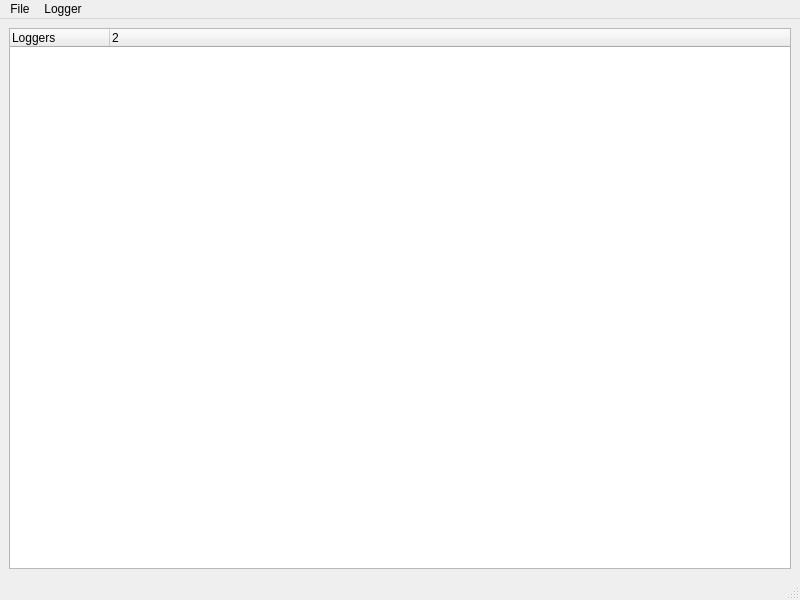
<?xml version="1.0" encoding="UTF-8"?>
<ui version="4.0">
 <class>main_ui</class>
 <widget class="QMainWindow" name="main_ui">
  <property name="geometry">
   <rect>
    <x>0</x>
    <y>0</y>
    <width>800</width>
    <height>600</height>
   </rect>
  </property>
  <property name="windowTitle">
   <string>Configure Chucho</string>
  </property>
  <property name="windowIcon">
   <iconset>
    <normaloff>:chucho/itzcuintli.ico</normaloff>:chucho/itzcuintli.ico</iconset>
  </property>
  <widget class="QWidget" name="centralwidget">
   <layout class="QGridLayout" name="gridLayout">
    <item row="0" column="0">
     <widget class="QTreeWidget" name="logger_win">
      <property name="animated">
       <bool>true</bool>
      </property>
      <property name="columnCount">
       <number>2</number>
      </property>
      <column>
       <property name="text">
        <string>Loggers</string>
       </property>
      </column>
      <column>
       <property name="text">
        <string/>
       </property>
      </column>
     </widget>
    </item>
   </layout>
  </widget>
  <widget class="QMenuBar" name="menubar">
   <property name="geometry">
    <rect>
     <x>0</x>
     <y>0</y>
     <width>800</width>
     <height>22</height>
    </rect>
   </property>
   <widget class="QMenu" name="file_menu">
    <property name="title">
     <string>File</string>
    </property>
    <addaction name="open_action"/>
    <addaction name="save_action"/>
    <addaction name="separator"/>
    <addaction name="exit_action"/>
   </widget>
   <widget class="QMenu" name="logger_menu">
    <property name="title">
     <string>Logger</string>
    </property>
    <addaction name="add_logger_action"/>
    <addaction name="remove_logger_action"/>
   </widget>
   <addaction name="file_menu"/>
   <addaction name="logger_menu"/>
  </widget>
  <widget class="QStatusBar" name="statusbar"/>
  <action name="exit_action">
   <property name="text">
    <string>Exit</string>
   </property>
  </action>
  <action name="add_logger_action">
   <property name="text">
    <string>Add...</string>
   </property>
  </action>
  <action name="remove_logger_action">
   <property name="enabled">
    <bool>false</bool>
   </property>
   <property name="text">
    <string>Remove..</string>
   </property>
  </action>
  <action name="edit_action">
   <property name="enabled">
    <bool>false</bool>
   </property>
   <property name="text">
    <string>Edit...</string>
   </property>
  </action>
  <action name="open_action">
   <property name="text">
    <string>Open...</string>
   </property>
  </action>
  <action name="save_action">
   <property name="text">
    <string>Save</string>
   </property>
  </action>
 </widget>
 <resources>
  <include location="chucho.qrc"/>
 </resources>
 <connections>
  <connection>
   <sender>exit_action</sender>
   <signal>triggered()</signal>
   <receiver>main_ui</receiver>
   <slot>close()</slot>
   <hints>
    <hint type="sourcelabel">
     <x>-1</x>
     <y>-1</y>
    </hint>
    <hint type="destinationlabel">
     <x>399</x>
     <y>299</y>
    </hint>
   </hints>
  </connection>
 </connections>
</ui>
